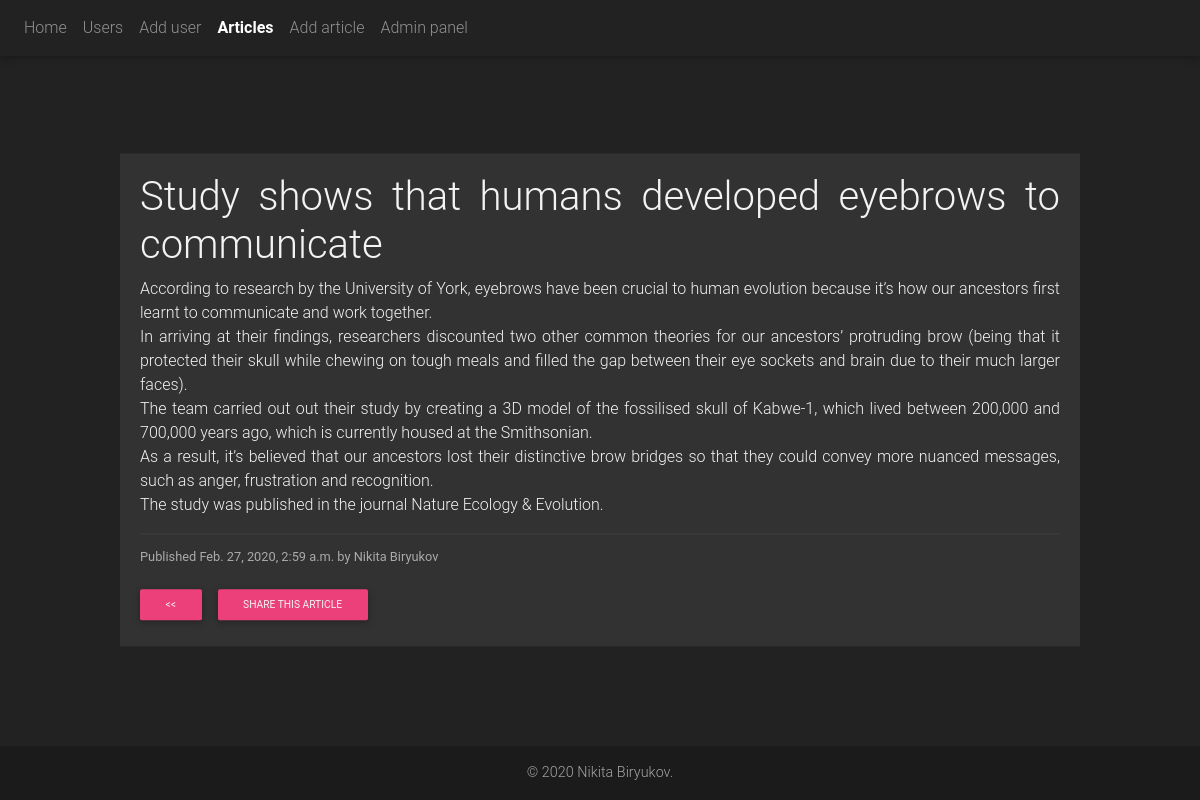
The page /articles/study-shows-that-humans-developed-eyebrows-to-communicate on the database its author committed.
### main/models.py (models this page shows, shortened)
class Article(models.Model):
    status = (
        ('draft', 'Draft'),
        ('published', 'Published'),
    )
    title = models.CharField(max_length=200, null=True)
    slug = models.SlugField(max_length=250, null=True, blank=True)
    author = models.CharField(max_length=200, null=False, default='Nikita Biryukov')
    body = models.TextField(default='Lorem ipsum dolor sit amet, consectetur adipisicing elit. A culpa et explicabo '
                                    'natus odit quod repellendus saepe. Ab autem corporis deleniti dolore ducimus '
                                    'expedita, impedit, labore recusandae rerum saepe veniam?</span><span>Amet dicta '
                                    'distinctio earum esse est iure maiores neque nesciunt nulla omnis optio quaerat '
                                    'quis, rerum, sapiente, similique temporibus velit voluptate voluptatem. '
                                    'Consectetur consequuntur corporis natus nulla qui quos, ullam!')
    publish = models.DateTimeField(default=timezone.now)
    created = models.DateTimeField(auto_now_add=True)
    updated = models.DateTimeField(auto_now=True)
    status = models.CharField(max_length=10, choices=status, default='Draft')

### main/views.py (the view)
# urls.py: path('articles/<slug:slug_text>', views.article_detail, name='article_detail'),
def article_detail(request, slug_text):
    a = Article.objects.filter(slug=slug_text)
    arg = "<h1>Article not found. <a href='/articles/'>Go to article list &raquo;</a></h1>"
    if a.exists():
        a = a.first()
    else:
        return HttpResponse(arg)
    articles = Article.objects.all()
    args = {
        'article': a,
        'articles': articles
    }
    return render(request, 'html/articles/detail.html', args)

### main/templates/html/articles/detail.html (shortened to what this page needs)
{% extends 'html/base.html' %}
{% block nav %} {% include 'html/elements/nav.html' with is_articles=True %} {% endblock %}
{% block content %}
    <div class="detail-articles">
        <h1 class="article-title"> {{ article.title }} </h1>
        <div class="detail-text">
            {{ article.body|linebreaks }}
        </div>
        <hr>
        <small class="date">
                Published {{ article.publish }} by {{ article.author }}
        </small>
        <div class="share-post">
            <button class="btn btn-pink btn-sm">
            <a href="/articles"><<</a>
            </button>
            <button class="btn btn-pink btn-sm">
            <a href="{% url "article_share" article.slug %}">Share this article</a>
            </button>
        </div>
    </div>
{% endblock %}

### main/static/css/style.css (style rules this page uses)
* { color: #f3f3f3; margin: 0; padding: 0; box-sizing: border-box; }
body { background-color: #222222; position: relative; padding-bottom: 53px; min-height: 100vh; }
a { color: hotpink; }
.detail-articles { width: 960px; text-align: justify; background-color: #323232; padding: 20px; position: absolute; top: 50%; transform: translateY(-50%); margin: 0 auto; right: 0; left: 0; }
.date { color: #aaa; }
.share-post a { color: #f2f2f2; }
.share-post { margin-top: 15px; margin-left: -0.375rem; }
hr { color: #454545; background-color: #454545; margin: 10px 0; }

### rows shown on the page
Article: title "Study shows that humans developed eyebrows to communicate", body "According to research by the University of York, eyebrows have been crucial to human evolution because it’s how our ancestors first learnt to communicate and work together. In arriving at their findings, researchers discounted two other common theories for our ancestors’ protruding brow (being that it protected their skull while chewing on tough meals and filled the gap between their eye sockets and brain due to their much larger faces). The team carried out out their study by creating a 3D model of the fossilised skull of Kabwe-1, which lived between 200,000 and 700,000 years ago, which is currently housed at the Smithsonian. As a result, it’s believed that our ancestors lost their…", publish "Feb. 27, 2020, 2:59 a.m.", author "Nikita Biryukov"
